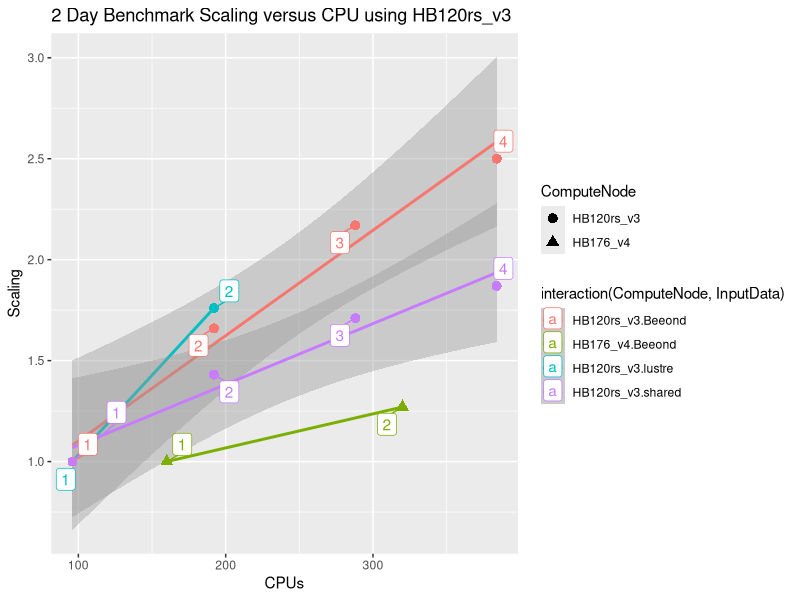

This chart was generated by the following R code:
library(ggplot2)
library(patchwork) # To display 2 charts together
library(ggrepel) # To add labels for the number of nodes

# Script author: Liz Adams
# Affiliation: UNC CMAS Center 
# example from http://monashbioinformaticsplatform.github.io/2015-11-30-intro-r/ggplot.html
# 2nd example from https://r-graph-gallery.com/line-chart-dual-Y-axis-ggplot2.html

curr_wd<-getwd()
setwd(curr_wd)
png(file = paste('hbv120_v54_beeond','_','Scaling','_','CPUs','.png',sep=''), width = 1024, height = 768, bg='white')
csv_data<- read.csv("../docs/user_guide_cyclecloud/qa/scaling_HBv120.v54.csv",sep="\t", skip =0, header = TRUE, comment.char = "",check.names = FALSE, quote="", )
print(csv_data)
bad_rows <-
    is.na(csv_data$CPUs) |
    is.na(csv_data$Scaling) |
    is.na(csv_data$Efficiency) |
    is.na(csv_data$MS_Opt_Pin)
p1 <- ggplot(csv_data[!bad_rows,], aes(y=Scaling, x=CPUs,  group=interaction(ComputeNode,InputData), color=interaction(ComputeNode,InputData), shape=ComputeNode)) +
    geom_point() + ggtitle("2 Day Benchmark Scaling versus CPU using HB120rs_v3") +  scale_y_continuous(name = "Scaling") + stat_smooth(method="lm") + geom_point(size=3.0) + geom_label_repel(aes(label = Nodes))


p2 <- ggplot(csv_data[!bad_rows,], aes(y=Efficiency, x=CPUs,  group=interaction(ComputeNode,InputData), color=interaction(ComputeNode,InputData), shape=ComputeNode )) +
    geom_point() + ggtitle("2 Day Benchmark Parallel Efficiency versus CPU using HB120rs_v3") + geom_line(size=1.5) + stat_smooth(method="lm") + geom_point(size=3.0) + geom_label_repel(aes(label = Nodes))

# Display both charts side by side thanks to the patchwork package
#p1 + geom_abline(intercept = 0, slope = .0552) + p2
p1
